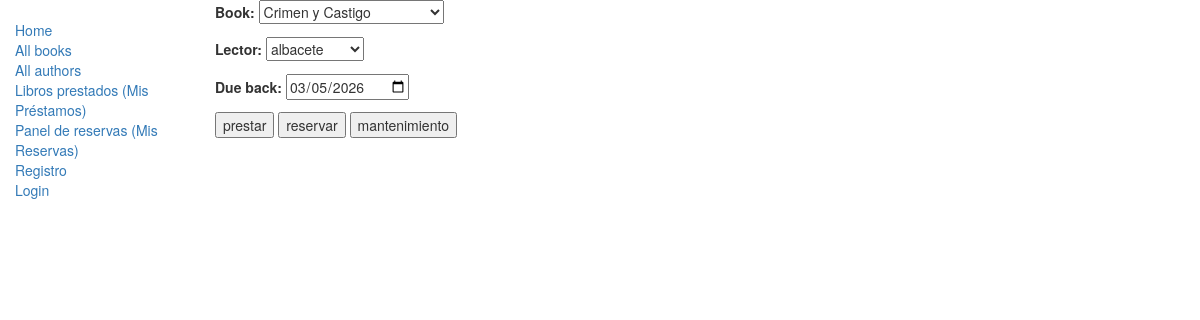
The page /catalog/prestar/fa53193e-9698-4bd3-ad67-922a631dced7/ on the database its author committed.
### catalog/models.py (models this page shows, shortened)
class BookInstance(models.Model):
    id = models.UUIDField(primary_key = True, default=uuid.uuid4,help_text="id unico del ejemplar en toda la biblioteca")
    imprent = models.CharField(max_length= 200, help_text="Introduce el nombre de la editorial")
    due_back = models.DateField(null=True,blank = True)
    loan_status =(
            ("m","Maintenance"),
            ("o","on loan"),
            ("a","available"),
            ("r","reserverd")
        )
    pdf = models.FileField(upload_to="pdfs/", null=True, blank=True)
    video = models.FileField(upload_to="videos/", null=True , blank = True)
    book = models.ForeignKey(Book,on_delete = models.SET_NULL, null = True)
    lenguaje = models.ForeignKey("Language", on_delete = models.SET_NULL , null = True)
    status = models.CharField(max_length = 1, choices = loan_status, blank = True, default = "m",help_text = "Disponibilidad d del ejemplar")
    lector = models.ForeignKey("lector", on_delete= models.SET_NULL, null=True )
    portada = models.ImageField(upload_to="portadas/", null=True , blank=True)
    reservadores = models.ManyToManyField(
        "lector",
        through='Reservation',
        related_name='reservas'
    )
    class Meta:
        ordering = ["due_back"]

### catalog/views.py (the view)
# urls.py: path("prestar/<uuid:pk>/", views.prestarEjemplar, name ="prestar"),
def prestarEjemplar(request, pk):
    objeto = get_object_or_404(BookInstance , pk= pk)
    if request.method == "POST":
        form =  PrestamoForm(request.POST, instance=objeto)
        if form.is_valid():
            guardado = form.save(commit=False)
            if "reservar" in request.POST:
                guardado.status = "r"
            elif "prestar" in request.POST:
                guardado.status = "b"
            elif "mantenimiento" in request.POST:
                guardado.status = "m"
            guardado.save()
            return redirect("prestados")
    else:
        proposed_renewal_date = datetime.date.today() + datetime.timedelta(weeks=3)
        form = PrestamoForm(instance=objeto, initial={"due_back": proposed_renewal_date} )
    return render(request, "prestamo.html", {"form": form})

### catalog/forms.py
class PrestamoForm(forms.ModelForm):
    class Meta:
        model = BookInstance
        fields = ["book", "lector", "due_back"]
        widgets = {"due_back": forms.DateInput(attrs={"type":"date"}),
                   "lector":forms.Select(),
                   "book":forms.Select()
                   }

### catalog/models.py (called while the page is built)
    def __str__(self):
        return self.title

    def __str__(self):
        return self.nombre

### catalog/templates/prestamo.html (shortened to what this page needs)
{%extends "base_generic.html"%}
{%block content%}
<form action="" method="post">
 {{form.as_p}}
 <input type="submit"  name= "prestar" value="prestar">
 <input type="submit" name="reservar" value="reservar" >
 <input type="submit" name="mantenimiento" value="mantenimiento">
</form>
{%endblock%}

### rows shown on the page
BookInstance: book "Crimen y Castigo", lector "albacete", due_back "03/05/2026"
